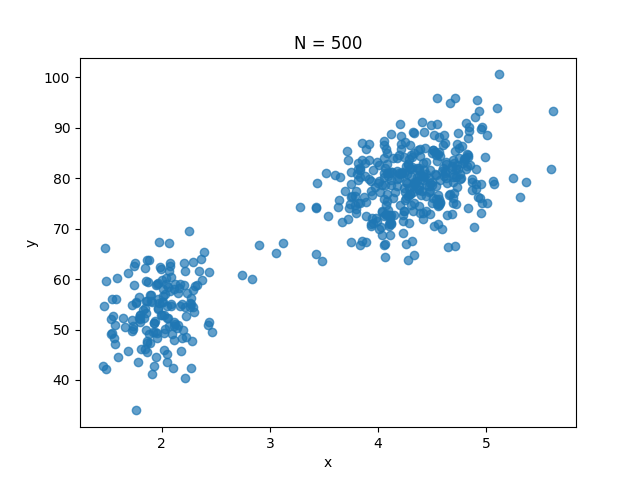

Reproduce this figure in Python.
import numpy as np
import matplotlib.pyplot as plt


# === trained parameters =======
mus = np.array([[2.0, 54.50],
                [4.3, 80.0]])


covs = np.array([[[0.07, 0.44],
                  [0.44, 33.7]],

                 [[0.17, 0.94],
                  [0.94, 36.00]]])


phis = np.array([0.35, 0.65])
# ==============================


def sample():
    z = np.random.choice(2, p=phis) # determine the distribution
    mu, cov = mus[z], covs[z]
    x = np.random.multivariate_normal(mu, cov)
    return x



N = 500

gen_data = np.zeros((N, 2))



for i in range(N):
    gen_data[i] = sample()



plt.scatter(gen_data[:, 0], gen_data[:, 1], alpha=0.7)
plt.xlabel('x')
plt.ylabel('y')
plt.savefig('gmm_sampling.png')
